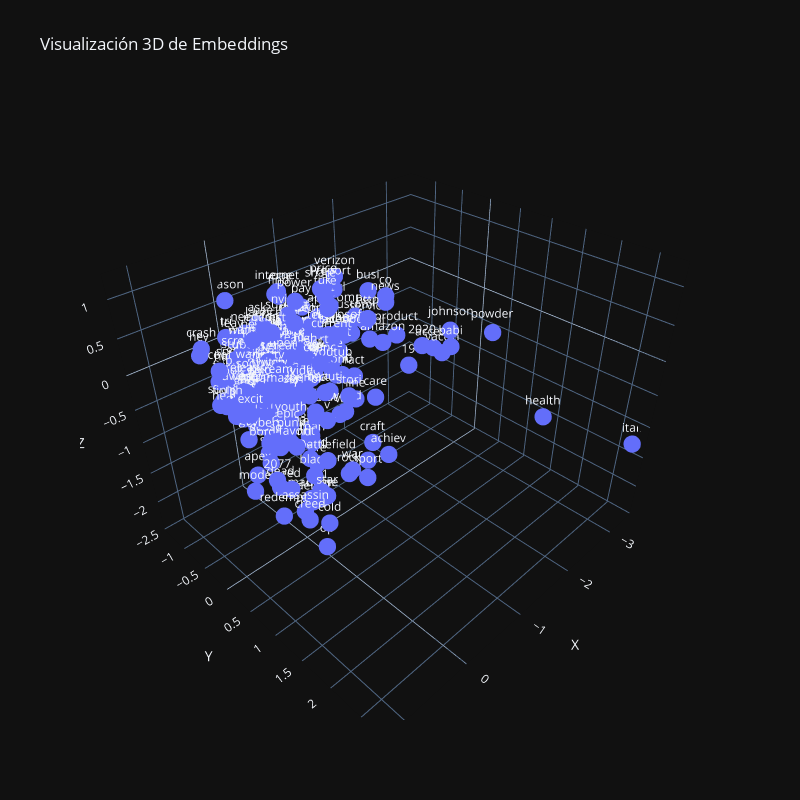

The cell this chart's notebook holds for it:
### Markdown cell above
## Graficar algunos embeddings

### Code cell
from sklearn.decomposition import PCA
import numpy as np
import plotly.express as px
import plotly.io as pio

bg_color="plotly_dark" # https://plotly.com/python/templates/
pio.templates.default = bg_color # Establecer el tema oscuro por defecto

words = list(word_vectors.index_to_key)[:300]
print(words)
embeddings = [embedding_loader.get_embedding(word) for word in words]
embeddings = np.array(embeddings)

# Reducir la dimensionalidad de los embeddings a 3D usando PCA
pca = PCA(n_components=3)
embeddings_3d = pca.fit_transform(embeddings)

df_plot = pd.DataFrame(embeddings_3d, columns=["X", "Y", "Z"])
df_plot["word"] = words

# Graficar con Plotly
fig = px.scatter_3d(df_plot, x="X", y="Y", z="Z", text="word", title="Visualización 3D de Embeddings", width=800, height=800)
fig.update_traces(marker=dict(size=6), selector=dict(mode='markers+text'))  # Ajusta el tamaño de los puntos
fig.show()

### Figure 1 — Plotly figure (JSON) as saved in the notebook; plotly's stock layout.template omitted (floating-point values rounded to 4 significant figures; data arrays with more than 128 entries replaced by an {"elided": "..."} marker saying what was removed)
{"data": [{"hovertemplate": "X=%{x}<br>Y=%{y}<br>Z=%{z}<br>word=%{text}<extra></extra>", "legendgroup": "", "marker": {"color": "#636efa", "size": 6, "symbol": "circle"}, "mode": "markers+text", "name": "", "scene": "scene", "showlegend": false, "text": {"elided": "300 str values"}, "type": "scatter3d", "x": {"elided": "300 float values"}, "y": {"elided": "300 float values"}, "z": {"elided": "300 float values"}}], "layout": {"height": 800, "legend": {"tracegroupgap": 0}, "scene": {"domain": {"x": [0, 1], "y": [0, 1]}, "xaxis": {"title": {"text": "X"}}, "yaxis": {"title": {"text": "Y"}}, "zaxis": {"title": {"text": "Z"}}}, "title": {"text": "Visualización 3D de Embeddings"}, "width": 800}}
